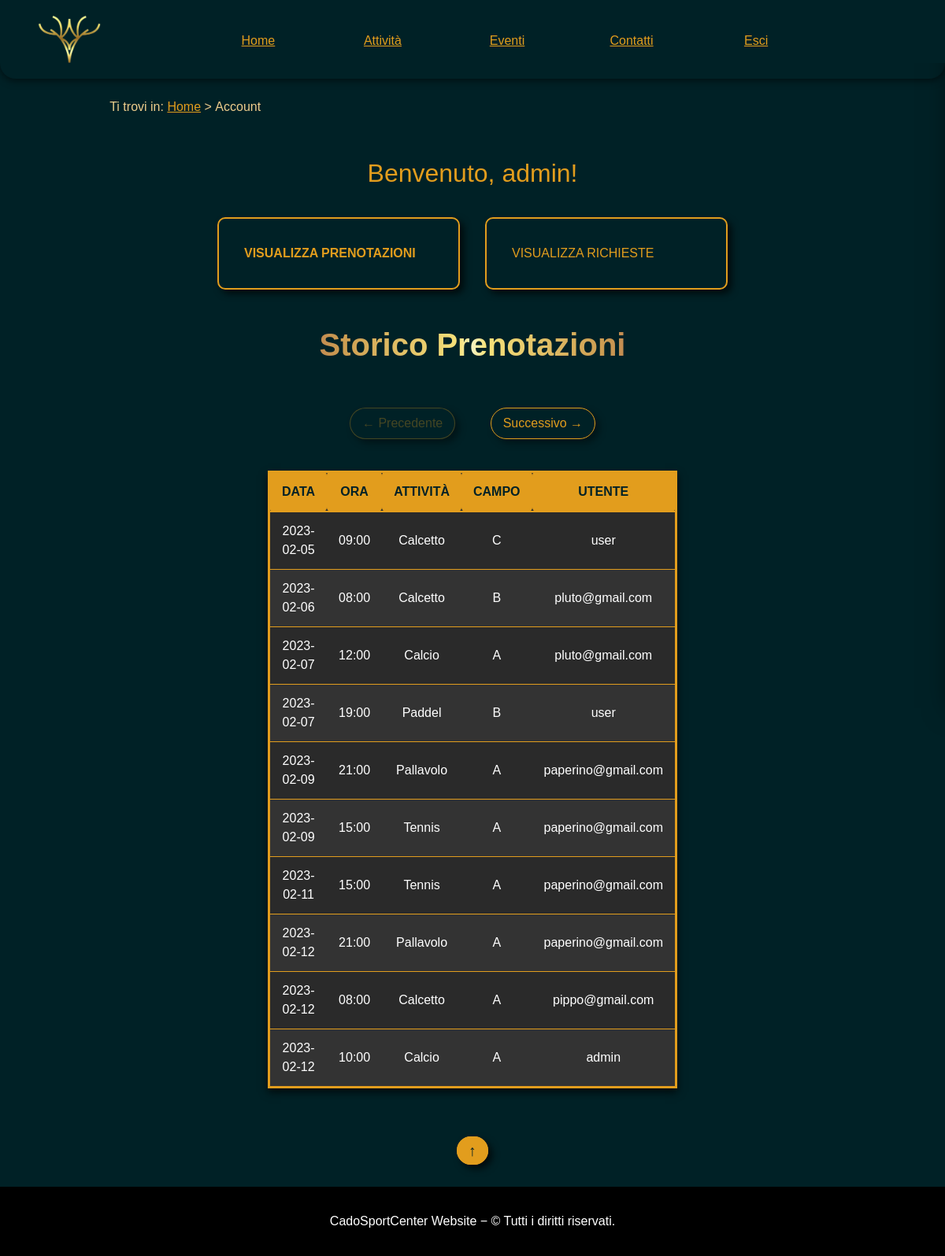
/php/admin_prenotView.php (signed in), run on the app's committed database.
### tables this page shows
CREATE TABLE Prenotazione (
    id INT NOT NULL AUTO_INCREMENT PRIMARY KEY,
    codice_campo CHAR(1) NOT NULL,
    id_Attivita INT NOT NULL,
    utente VARCHAR(100) NOT NULL,
    data DATE NOT NULL,
    ora TIME NOT NULL,
    FOREIGN KEY (codice_campo, id_Attivita) REFERENCES Campo(codice, id_Attivita),  
    FOREIGN KEY (utente) REFERENCES Utente(email)
);

CREATE TABLE Attivita (
    id INT NOT NULL AUTO_INCREMENT PRIMARY KEY,
    nome_sport VARCHAR(50) NOT NULL
);

### php/CSCAccess.php (called while the page is built, shortened)
<?php
	class CSCAccess {
		private $connection;
		public function openConnection() {
            try {
                $this->connection = mysqli_connect(
                    self::HOST_DB,
                    self::USERNAME,
                    self::PASSWORD,
                    self::DATABASE_NAME
                );
                return true;
            } catch (\mysqli_sql_exception $e) {
                echo "Connection failed: " . $e->getMessage();
                return false;
            }
        }
        public function closeConnection() {
            try {
                if ($this->connection) {
                    $this->connection = null;
                    return true;
                } else {
                    throw new \Exception("Connection is not established.");
                }
            } catch (\Exception $e) {
                echo "Error while closing connection: " . $e->getMessage();
                return false;
            }
        }
        public function getAllPrenotations() {
		$query = "SELECT * FROM Prenotazione ORDER BY data";
		$queryResult = mysqli_query($this->connection, $query) or die("Errore in DBAccess" . mysqli_error($this -> connection));
		if(mysqli_num_rows($queryResult) != 0){
			$result = array();
			while($row = mysqli_fetch_assoc($queryResult))
			{
				$result[] = $row;
			}
			return $result;
		}
		else {
			return null;
		}
	}
	public function getNomeAttivita($id_attivita) {
		$query = "SELECT nome_sport
				  FROM Attivita
			  	  WHERE id=\"$id_attivita\"";
		$queryResult = mysqli_query($this->connection, $query) or die("Errore in DBAccess" . mysqli_error($this -> connection));
		$row = mysqli_fetch_assoc($queryResult);
		$attivita = ($row && mysqli_num_rows($queryResult) > 0) ? $row['nome_sport'] : null;
		return $attivita;
	}
}

### php/admin_prenotView.php (the view, shortened to what this page needs)
<?php
include_once "CSCAccess.php";
$nomeUtente = isset($_SESSION['user_name']) && $_SESSION['user_name'] !== null ? $_SESSION['user_name'] : '';
$paginaHTML = file_get_contents('../admin.html');
$prenotazioni = "";
$csc = new CSCAccess();
$conn = $csc->openConnection();
if ($conn) {
    $prenotations = $csc->getAllPrenotations();
    if (is_array($prenotations) || is_object($prenotations))
    {
        $count_rows = 1;
        foreach ($prenotations as $prenotazione)
        {
            $sport = $csc->getNomeAttivita($prenotazione["id_Attivita"]);
            $ora = date("H:i", strtotime($prenotazione["ora"]));
            if ($count_rows % 10 == 1)
                $prenotazioni .= "<tr tabindex=\"0\" class=\"firstRow\">";
            else if ($count_rows % 10 == 0)
                $prenotazioni .= "<tr tabindex=\"0\" class=\"lastRow\">";
            else
                $prenotazioni .= "<tr tabindex=\"0\">";
            $prenotazioni .= "<td>{$prenotazione["data"]}</td>
                            <td>$ora</td>
                            <td>$sport</td>
                            <td>{$prenotazione["codice_campo"]}</td>
                            <td>{$prenotazione["utente"]}</td>
                        </tr>";
            $count_rows++;
        }
    }
}
$paginaHTML = str_replace("Nome", $nomeUtente, $paginaHTML);
$paginaHTML = str_replace("{righe_tabella}", $prenotazioni, $paginaHTML);
echo $paginaHTML;
?>

### data on the page
prenotazione: data "2023-02-05", ora "09:00", id_Attivita.nome_sport "Calcetto", codice_campo "C", utente "user"
prenotazione: data "2023-02-06", ora "08:00", id_Attivita.nome_sport "Calcetto", codice_campo "B", utente "pluto@gmail.com"
prenotazione: data "2023-02-07", ora "12:00", id_Attivita.nome_sport "Calcio", codice_campo "A", utente "pluto@gmail.com"
prenotazione: data "2023-02-07", ora "19:00", id_Attivita.nome_sport "Paddel", codice_campo "B", utente "user"
prenotazione: data "2023-02-09", ora "21:00", id_Attivita.nome_sport "Pallavolo", codice_campo "A", utente "paperino@gmail.com"
prenotazione: data "2023-02-09", ora "15:00", id_Attivita.nome_sport "Tennis", codice_campo "A", utente "paperino@gmail.com"
prenotazione: data "2023-02-11", ora "15:00", id_Attivita.nome_sport "Tennis", codice_campo "A", utente "paperino@gmail.com"
prenotazione: data "2023-02-12", ora "21:00", id_Attivita.nome_sport "Pallavolo", codice_campo "A", utente "paperino@gmail.com"
prenotazione: data "2023-02-12", ora "08:00", id_Attivita.nome_sport "Calcetto", codice_campo "A", utente "pippo@gmail.com"
prenotazione: data "2023-02-12", ora "10:00", id_Attivita.nome_sport "Calcio", codice_campo "A", utente "admin"
